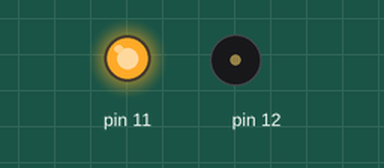
Recording of a sketch running on a simulated Arduino Uno, built with avr-gcc and run on an emulated ATmega328P. Parts: output pins drawn as LEDs (lit = HIGH), buzzer (waves = sounding).

Above: at 9.0 s.
At 14.5 s:
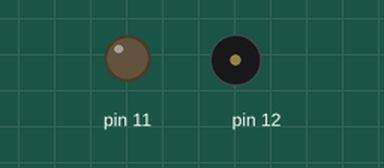
Timing chart, 0 to 16.7 s (numbered marks = the images above):
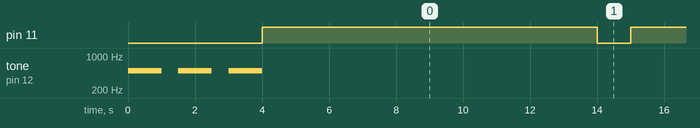

The sketch:

alert-blinker.ino
```cpp
void setup() {
  // put your setup code here, to run once:
pinMode(11, OUTPUT);
pinMode(12, OUTPUT);
tone(12,500);
delay(1000);
noTone(12);
delay(500);
tone(12,500);
delay(1000);
noTone(12);
delay(500);
tone(12,500);
delay(1000);
noTone(12);

}

void loop() {
  // put your main code here, to run repeatedly:

digitalWrite(11,HIGH);
delay(10000);
digitalWrite(11,LOW);
delay(1000);
}
```

Measured:
- by itself, pin 11: alternates HIGH for 10.0 s and LOW for 1.0 s
